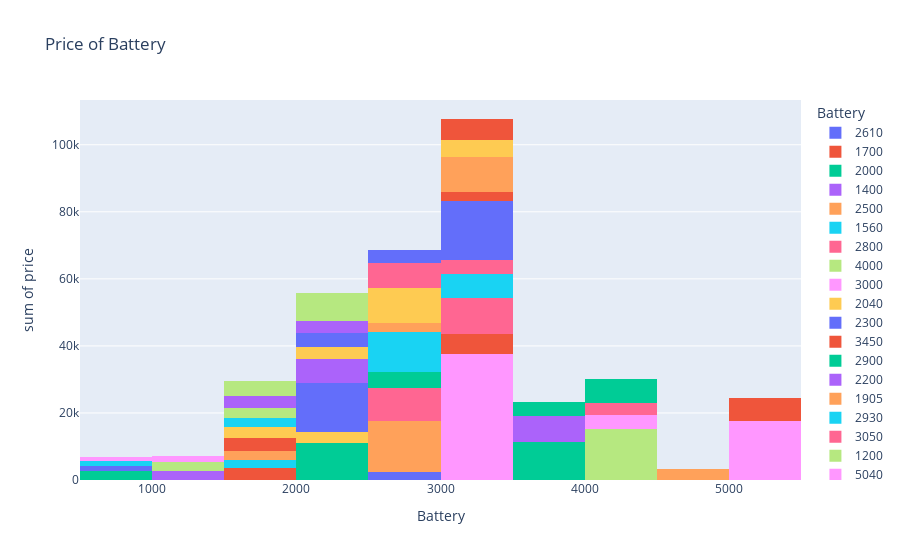

Notebook cell for this chart:
### Markdown cell above
## Check Brand and the price

### Code cell
import plotly.express as px
fig = px.histogram(dataset, x='battery', y= 'price', color= 'battery',
                    title= 'Price of Battery',
                    labels= {'battery': 'Battery'})
fig.show()

### Figure 1 — Plotly figure (JSON) as saved in the notebook; plotly's stock layout.template omitted (floating-point values rounded to 4 significant figures)
{"data": [{"alignmentgroup": "True", "bingroup": "x", "histfunc": "sum", "hovertemplate": "Battery=%{x}<br>sum of price=%{y}<extra></extra>", "legendgroup": "2610", "marker": {"color": "#636efa", "pattern": {"shape": ""}}, "name": "2610", "offsetgroup": "2610", "orientation": "v", "showlegend": true, "type": "histogram", "x": [2610], "xaxis": "x", "y": [2357], "yaxis": "y"}, {"alignmentgroup": "True", "bingroup": "x", "histfunc": "sum", "hovertemplate": "Battery=%{x}<br>sum of price=%{y}<extra></extra>", "legendgroup": "1700", "marker": {"color": "#EF553B", "pattern": {"shape": ""}}, "name": "1700", "offsetgroup": "1700", "orientation": "v", "showlegend": true, "type": "histogram", "x": [1700, 1700], "xaxis": "x", "y": [1749, 1749], "yaxis": "y"}, {"alignmentgroup": "True", "bingroup": "x", "histfunc": "sum", "hovertemplate": "Battery=%{x}<br>sum of price=%{y}<extra></extra>", "legendgroup": "2000", "marker": {"color": "#00cc96", "pattern": {"shape": ""}}, "name": "2000", "offsetgroup": "2000", "orientation": "v", "showlegend": true, "type": "histogram", "x": [2000, 2000, 2000, 2000, 2000], "xaxis": "x", "y": [1916, 2174, 1950, 2571, 2571], "yaxis": "y"}, {"alignmentgroup": "True", "bingroup": "x", "histfunc": "sum", "hovertemplate": "Battery=%{x}<br>sum of price=%{y}<extra></extra>", "legendgroup": "1400", "marker": {"color": "#ab63fa", "pattern": {"shape": ""}}, "name": "1400", "offsetgroup": "1400", "orientation": "v", "showlegend": true, "type": "histogram", "x": [1400, 1400], "xaxis": "x", "y": [1315, 1315], "yaxis": "y"}, {"alignmentgroup": "True", "bingroup": "x", "histfunc": "sum", "hovertemplate": "Battery=%{x}<br>sum of price=%{y}<extra></extra>", "legendgroup": "2500", "marker": {"color": "#FFA15A", "pattern": {"shape": ""}}, "name": "2500", "offsetgroup": "2500", "orientation": "v", "showlegend": true, "type": "histogram", "x": [2500, 2500, 2500, 2500, 2500, 2500, 2500, 2500], "xaxis": "x", "y": [2137, 2137, 2006, 2006, 1989, 1989, 1522, 1522], "yaxis": "y"}, {"alignmentgroup": "True", "bingroup": "x", "histfunc": "sum", "hovertemplate": "Battery=%{x}<br>sum of price=%{y}<extra></extra>", "legendgroup": "1560", "marker": {"color": "#19d3f3", "pattern": {"shape": ""}}, "name": "1560", "offsetgroup": "1560", "orientation": "v", "showlegend": true, "type": "histogram", "x": [1560, 1560], "xaxis": "x", "y": [1238, 1238], "yaxis": "y"}, {"alignmentgroup": "True", "bingroup": "x", "histfunc": "sum", "hovertemplate": "Battery=%{x}<br>sum of price=%{y}<extra></extra>", "legendgroup": "2800", "marker": {"color": "#FF6692", "pattern": {"shape": ""}}, "name": "2800", "offsetgroup": "2800", "orientation": "v", "showlegend": true, "type": "histogram", "x": [2800, 2800, 2800, 2800], "xaxis": "x", "y": [2580, 2580, 2343, 2343], "yaxis": "y"}, {"alignmentgroup": "True", "bingroup": "x", "histfunc": "sum", "hovertemplate": "Battery=%{x}<br>sum of price=%{y}<extra></extra>", "legendgroup": "4000", "marker": {"color": "#B6E880", "pattern": {"shape": ""}}, "name": "4000", "offsetgroup": "4000", "orientation": "v", "showlegend": true, "type": "histogram", "x": [4000, 4000, 4000, 4000, 4000, 4000], "xaxis": "x", "y": [2438, 2438, 2746, 2746, 2445, 2445], "yaxis": "y"}, {"alignmentgroup": "True", "bingroup": "x", "histfunc": "sum", "hovertemplate": "Battery=%{x}<br>sum of price=%{y}<extra></extra>", "legendgroup": "3000", "marker": {"color": "#FF97FF", "pattern": {"shape": ""}}, "name": "3000", "offsetgroup": "3000", "orientation": "v", "showlegend": true, "type": "histogram", "x": [3000, 3000, 3000, 3000, 3000, 3000, 3000, 3000, 3000, 3000, 3000, 3000, 3000], "xaxis": "x", "y": [2744, 2977, 2744, 2977, 3005, 3005, 2975, 2975, 2466, 2466, 3055, 3055, 3260], "yaxis": "y"}, {"alignmentgroup": "True", "bingroup": "x", "histfunc": "sum", "hovertemplate": "Battery=%{x}<br>sum of price=%{y}<extra></extra>", "legendgroup": "2040", "marker": {"color": "#FECB52", "pattern": {"shape": ""}}, "name": "2040", "offsetgroup": "2040", "orientation": "v", "showlegend": true, "type": "histogram", "x": [2040, 2040], "xaxis": "x", "y": [1612, 1612], "yaxis": "y"}, {"alignmentgroup": "True", "bingroup": "x", "histfunc": "sum", "hovertemplate": "Battery=%{x}<br>sum of price=%{y}<extra></extra>", "legendgroup": "2300", "marker": {"color": "#636efa", "pattern": {"shape": ""}}, "name": "2300", "offsetgroup": "2300", "orientation": "v", "showlegend": true, "type": "histogram", "x": [2300, 2300, 2300, 2300, 2300, 2300], "xaxis": "x", "y": [2258, 2258, 2276, 2276, 2714, 2714], "yaxis": "y"}, {"alignmentgroup": "True", "bingroup": "x", "histfunc": "sum", "hovertemplate": "Battery=%{x}<br>sum of price=%{y}<extra></extra>", "legendgroup": "3450", "marker": {"color": "#EF553B", "pattern": {"shape": ""}}, "name": "3450", "offsetgroup": "3450", "orientation": "v", "showlegend": true, "type": "histogram", "x": [3450, 3450], "xaxis": "x", "y": [2938, 2938], "yaxis": "y"}, {"alignmentgroup": "True", "bingroup": "x", "histfunc": "sum", "hovertemplate": "Battery=%{x}<br>sum of price=%{y}<extra></extra>", "legendgroup": "2900", "marker": {"color": "#00cc96", "pattern": {"shape": ""}}, "name": "2900", "offsetgroup": "2900", "orientation": "v", "showlegend": true, "type": "histogram", "x": [2900, 2900], "xaxis": "x", "y": [2392, 2392], "yaxis": "y"}, {"alignmentgroup": "True", "bingroup": "x", "histfunc": "sum", "hovertemplate": "Battery=%{x}<br>sum of price=%{y}<extra></extra>", "legendgroup": "2200", "marker": {"color": "#ab63fa", "pattern": {"shape": ""}}, "name": "2200", "offsetgroup": "2200", "orientation": "v", "showlegend": true, "type": "histogram", "x": [2200, 2200, 2200, 2200], "xaxis": "x", "y": [1942, 1942, 1676, 1676], "yaxis": "y"}, {"alignmentgroup": "True", "bingroup": "x", "histfunc": "sum", "hovertemplate": "Battery=%{x}<br>sum of price=%{y}<extra></extra>", "legendgroup": "1905", "marker": {"color": "#FFA15A", "pattern": {"shape": ""}}, "name": "1905", "offsetgroup": "1905", "orientation": "v", "showlegend": true, "type": "histogram", "x": [1905, 1905], "xaxis": "x", "y": [1390, 1390], "yaxis": "y"}, {"alignmentgroup": "True", "bingroup": "x", "histfunc": "sum", "hovertemplate": "Battery=%{x}<br>sum of price=%{y}<extra></extra>", "legendgroup": "2930", "marker": {"color": "#19d3f3", "pattern": {"shape": ""}}, "name": "2930", "offsetgroup": "2930", "orientation": "v", "showlegend": true, "type": "histogram", "x": [2930, 2930, 2930, 2930], "xaxis": "x", "y": [3316, 3316, 2562, 2562], "yaxis": "y"}, {"alignmentgroup": "True", "bingroup": "x", "histfunc": "sum", "hovertemplate": "Battery=%{x}<br>sum of price=%{y}<extra></extra>", "legendgroup": "3050", "marker": {"color": "#FF6692", "pattern": {"shape": ""}}, "name": "3050", "offsetgroup": "3050", "orientation": "v", "showlegend": true, "type": "histogram", "x": [3050, 3050, 3050, 3050], "xaxis": "x", "y": [2654, 2654, 2685, 2685], "yaxis": "y"}, {"alignmentgroup": "True", "bingroup": "x", "histfunc": "sum", "hovertemplate": "Battery=%{x}<br>sum of price=%{y}<extra></extra>", "legendgroup": "1200", "marker": {"color": "#B6E880", "pattern": {"shape": ""}}, "name": "1200", "offsetgroup": "1200", "orientation": "v", "showlegend": true, "type": "histogram", "x": [1200, 1200], "xaxis": "x", "y": [1421, 1421], "yaxis": "y"}, {"alignmentgroup": "True", "bingroup": "x", "histfunc": "sum", "hovertemplate": "Battery=%{x}<br>sum of price=%{y}<extra></extra>", "legendgroup": "5040", "marker": {"color": "#FF97FF", "pattern": {"shape": ""}}, "name": "5040", "offsetgroup": "5040", "orientation": "v", "showlegend": true, "type": "histogram", "x": [5040, 5040, 5040, 5040, 5040, 5040], "xaxis": "x", "y": [2124, 2124, 2491, 2491, 4259, 4259], "yaxis": "y"}, {"alignmentgroup": "True", "bingroup": "x", "histfunc": "sum", "hovertemplate": "Battery=%{x}<br>sum of price=%{y}<extra></extra>", "legendgroup": "2250", "marker": {"color": "#FECB52", "pattern": {"shape": ""}}, "name": "2250", "offsetgroup": "2250", "orientation": "v", "showlegend": true, "type": "histogram", "x": [2250, 2250], "xaxis": "x", "y": [1777, 1777], "yaxis": "y"}, {"alignmentgroup": "True", "bingroup": "x", "histfunc": "sum", "hovertemplate": "Battery=%{x}<br>sum of price=%{y}<extra></extra>", "legendgroup": "2450", "marker": {"color": "#636efa", "pattern": {"shape": ""}}, "name": "2450", "offsetgroup": "2450", "orientation": "v", "showlegend": true, "type": "histogram", "x": [2450, 2450], "xaxis": "x", "y": [2087, 2087], "yaxis": "y"}, {"alignmentgroup": "True", "bingroup": "x", "histfunc": "sum", "hovertemplate": "Battery=%{x}<br>sum of price=%{y}<extra></extra>", "legendgroup": "1600", "marker": {"color": "#EF553B", "pattern": {"shape": ""}}, "name": "1600", "offsetgroup": "1600", "orientation": "v", "showlegend": true, "type": "histogram", "x": [1600, 1600], "xaxis": "x", "y": [1843, 1843], "yaxis": "y"}, {"alignmentgroup": "True", "bingroup": "x", "histfunc": "sum", "hovertemplate": "Battery=%{x}<br>sum of price=%{y}<extra></extra>", "legendgroup": "3500", "marker": {"color": "#00cc96", "pattern": {"shape": ""}}, "name": "3500", "offsetgroup": "3500", "orientation": "v", "showlegend": true, "type": "histogram", "x": [3500, 3500, 3500, 3500], "xaxis": "x", "y": [2859, 2859, 2824, 2824], "yaxis": "y"}, {"alignmentgroup": "True", "bingroup": "x", "histfunc": "sum", "hovertemplate": "Battery=%{x}<br>sum of price=%{y}<extra></extra>", "legendgroup": "2390", "marker": {"color": "#ab63fa", "pattern": {"shape": ""}}, "name": "2390", "offsetgroup": "2390", "orientation": "v", "showlegend": true, "type": "histogram", "x": [2390, 2390], "xaxis": "x", "y": [1741, 1741], "yaxis": "y"}, {"alignmentgroup": "True", "bingroup": "x", "histfunc": "sum", "hovertemplate": "Battery=%{x}<br>sum of price=%{y}<extra></extra>", "legendgroup": "2820", "marker": {"color": "#FFA15A", "pattern": {"shape": ""}}, "name": "2820", "offsetgroup": "2820", "orientation": "v", "showlegend": true, "type": "histogram", "x": [2820, 2820], "xaxis": "x", "y": [1347, 1347], "yaxis": "y"}, {"alignmentgroup": "True", "bingroup": "x", "histfunc": "sum", "hovertemplate": "Battery=%{x}<br>sum of price=%{y}<extra></extra>", "legendgroup": "3350", "marker": {"color": "#19d3f3", "pattern": {"shape": ""}}, "name": "3350", "offsetgroup": "3350", "orientation": "v", "showlegend": true, "type": "histogram", "x": [3350, 3350], "xaxis": "x", "y": [3658, 3658], "yaxis": "y"}, {"alignmentgroup": "True", "bingroup": "x", "histfunc": "sum", "hovertemplate": "Battery=%{x}<br>sum of price=%{y}<extra></extra>", "legendgroup": "3140", "marker": {"color": "#FF6692", "pattern": {"shape": ""}}, "name": "3140", "offsetgroup": "3140", "orientation": "v", "showlegend": true, "type": "histogram", "x": [3140, 3140], "xaxis": "x", "y": [1984, 1984], "yaxis": "y"}, {"alignmentgroup": "True", "bingroup": "x", "histfunc": "sum", "hovertemplate": "Battery=%{x}<br>sum of price=%{y}<extra></extra>", "legendgroup": "2100", "marker": {"color": "#B6E880", "pattern": {"shape": ""}}, "name": "2100", "offsetgroup": "2100", "orientation": "v", "showlegend": true, "type": "histogram", "x": [2100, 2100, 2100, 2100], "xaxis": "x", "y": [2323, 2323, 1831, 1831], "yaxis": "y"}, {"alignmentgroup": "True", "bingroup": "x", "histfunc": "sum", "hovertemplate": "Battery=%{x}<br>sum of price=%{y}<extra></extra>", "legendgroup": "4060", "marker": {"color": "#FF97FF", "pattern": {"shape": ""}}, "name": "4060", "offsetgroup": "4060", "orientation": "v", "showlegend": true, "type": "histogram", "x": [4060, 4060], "xaxis": "x", "y": [2044, 2044], "yaxis": "y"}, {"alignmentgroup": "True", "bingroup": "x", "histfunc": "sum", "hovertemplate": "Battery=%{x}<br>sum of price=%{y}<extra></extra>", "legendgroup": "1840", "marker": {"color": "#FECB52", "pattern": {"shape": ""}}, "name": "1840", "offsetgroup": "1840", "orientation": "v", "showlegend": true, "type": "histogram", "x": [1840, 1840], "xaxis": "x", "y": [1734, 1734], "yaxis": "y"}, {"alignmentgroup": "True", "bingroup": "x", "histfunc": "sum", "hovertemplate": "Battery=%{x}<br>sum of price=%{y}<extra></extra>", "legendgroup": "3200", "marker": {"color": "#636efa", "pattern": {"shape": ""}}, "name": "3200", "offsetgroup": "3200", "orientation": "v", "showlegend": true, "type": "histogram", "x": [3200, 3200, 3200, 3200, 3200, 3200], "xaxis": "x", "y": [3116, 2858, 2880, 2858, 2880, 3116], "yaxis": "y"}, {"alignmentgroup": "True", "bingroup": "x", "histfunc": "sum", "hovertemplate": "Battery=%{x}<br>sum of price=%{y}<extra></extra>", "legendgroup": "3240", "marker": {"color": "#EF553B", "pattern": {"shape": ""}}, "name": "3240", "offsetgroup": "3240", "orientation": "v", "showlegend": true, "type": "histogram", "x": [3240, 3240], "xaxis": "x", "y": [1396, 1396], "yaxis": "y"}, {"alignmentgroup": "True", "bingroup": "x", "histfunc": "sum", "hovertemplate": "Battery=%{x}<br>sum of price=%{y}<extra></extra>", "legendgroup": "800", "marker": {"color": "#00cc96", "pattern": {"shape": ""}}, "name": "800", "offsetgroup": "800", "orientation": "v", "showlegend": true, "type": "histogram", "x": [800, 800, 800, 800], "xaxis": "x", "y": [791, 791, 614, 614], "yaxis": "y"}, {"alignmentgroup": "True", "bingroup": "x", "histfunc": "sum", "hovertemplate": "Battery=%{x}<br>sum of price=%{y}<extra></extra>", "legendgroup": "3600", "marker": {"color": "#ab63fa", "pattern": {"shape": ""}}, "name": "3600", "offsetgroup": "3600", "orientation": "v", "showlegend": true, "type": "histogram", "x": [3600, 3600], "xaxis": "x", "y": [3837, 3837], "yaxis": "y"}, {"alignmentgroup": "True", "bingroup": "x", "histfunc": "sum", "hovertemplate": "Battery=%{x}<br>sum of price=%{y}<extra></extra>", "legendgroup": "4500", "marker": {"color": "#FFA15A", "pattern": {"shape": ""}}, "name": "4500", "offsetgroup": "4500", "orientation": "v", "showlegend": true, "type": "histogram", "x": [4500, 4500], "xaxis": "x", "y": [1646, 1646], "yaxis": "y"}, {"alignmentgroup": "True", "bingroup": "x", "histfunc": "sum", "hovertemplate": "Battery=%{x}<br>sum of price=%{y}<extra></extra>", "legendgroup": "1500", "marker": {"color": "#19d3f3", "pattern": {"shape": ""}}, "name": "1500", "offsetgroup": "1500", "orientation": "v", "showlegend": true, "type": "histogram", "x": [1500, 1500], "xaxis": "x", "y": [1302, 1302], "yaxis": "y"}, {"alignmentgroup": "True", "bingroup": "x", "histfunc": "sum", "hovertemplate": "Battery=%{x}<br>sum of price=%{y}<extra></extra>", "legendgroup": "4450", "marker": {"color": "#FF6692", "pattern": {"shape": ""}}, "name": "4450", "offsetgroup": "4450", "orientation": "v", "showlegend": true, "type": "histogram", "x": [4450, 4450], "xaxis": "x", "y": [1810, 1810], "yaxis": "y"}, {"alignmentgroup": "True", "bingroup": "x", "histfunc": "sum", "hovertemplate": "Battery=%{x}<br>sum of price=%{y}<extra></extra>", "legendgroup": "1830", "marker": {"color": "#B6E880", "pattern": {"shape": ""}}, "name": "1830", "offsetgroup": "1830", "orientation": "v", "showlegend": true, "type": "histogram", "x": [1830, 1830], "xaxis": "x", "y": [1511, 1511], "yaxis": "y"}, {"alignmentgroup": "True", "bingroup": "x", "histfunc": "sum", "hovertemplate": "Battery=%{x}<br>sum of price=%{y}<extra></extra>", "legendgroup": "1100", "marker": {"color": "#FF97FF", "pattern": {"shape": ""}}, "name": "1100", "offsetgroup": "1100", "orientation": "v", "showlegend": true, "type": "histogram", "x": [1100, 1100], "xaxis": "x", "y": [833, 833], "yaxis": "y"}, {"alignmentgroup": "True", "bingroup": "x", "histfunc": "sum", "hovertemplate": "Battery=%{x}<br>sum of price=%{y}<extra></extra>", "legendgroup": "2700", "marker": {"color": "#FECB52", "pattern": {"shape": ""}}, "name": "2700", "offsetgroup": "2700", "orientation": "v", "showlegend": true, "type": "histogram", "x": [2700, 2700, 2700, 2700], "xaxis": "x", "y": [2744, 2744, 2536, 2536], "yaxis": "y"}, {"alignmentgroup": "True", "bingroup": "x", "histfunc": "sum", "hovertemplate": "Battery=%{x}<br>sum of price=%{y}<extra></extra>", "legendgroup": "850", "marker": {"color": "#636efa", "pattern": {"shape": ""}}, "name": "850", "offsetgroup": "850", "orientation": "v", "showlegend": true, "type": "histogram", "x": [850, 850], "xaxis": "x", "y": [754, 754], "yaxis": "y"}, {"alignmentgroup": "True", "bingroup": "x", "histfunc": "sum", "hovertemplate": "Battery=%{x}<br>sum of price=%{y}<extra></extra>", "legendgroup": "5000", "marker": {"color": "#EF553B", "pattern": {"shape": ""}}, "name": "5000", "offsetgroup": "5000", "orientation": "v", "showlegend": true, "type": "histogram", "x": [5000, 5000], "xaxis": "x", "y": [3287, 3287], "yaxis": "y"}, {"alignmentgroup": "True", "bingroup": "x", "histfunc": "sum", "hovertemplate": "Battery=%{x}<br>sum of price=%{y}<extra></extra>", "legendgroup": "3630", "marker": {"color": "#00cc96", "pattern": {"shape": ""}}, "name": "3630", "offsetgroup": "3630", "orientation": "v", "showlegend": true, "type": "histogram", "x": [3630, 3630], "xaxis": "x", "y": [2054, 2054], "yaxis": "y"}, {"alignmentgroup": "True", "bingroup": "x", "histfunc": "sum", "hovertemplate": "Battery=%{x}<br>sum of price=%{y}<extra></extra>", "legendgroup": "1730", "marker": {"color": "#ab63fa", "pattern": {"shape": ""}}, "name": "1730", "offsetgroup": "1730", "orientation": "v", "showlegend": true, "type": "histogram", "x": [1730, 1730], "xaxis": "x", "y": [1734, 1734], "yaxis": "y"}, {"alignmentgroup": "True", "bingroup": "x", "histfunc": "sum", "hovertemplate": "Battery=%{x}<br>sum of price=%{y}<extra></extra>", "legendgroup": "3400", "marker": {"color": "#FFA15A", "pattern": {"shape": ""}}, "name": "3400", "offsetgroup": "3400", "orientation": "v", "showlegend": true, "type": "histogram", "x": [3400, 3400, 3400, 3400], "xaxis": "x", "y": [2001, 2001, 3211, 3211], "yaxis": "y"}, {"alignmentgroup": "True", "bingroup": "x", "histfunc": "sum", "hovertemplate": "Battery=%{x}<br>sum of price=%{y}<extra></extra>", "legendgroup": "900", "marker": {"color": "#19d3f3", "pattern": {"shape": ""}}, "name": "900", "offsetgroup": "900", "orientation": "v", "showlegend": true, "type": "histogram", "x": [900, 900], "xaxis": "x", "y": [705, 705], "yaxis": "y"}, {"alignmentgroup": "True", "bingroup": "x", "histfunc": "sum", "hovertemplate": "Battery=%{x}<br>sum of price=%{y}<extra></extra>", "legendgroup": "2600", "marker": {"color": "#FF6692", "pattern": {"shape": ""}}, "name": "2600", "offsetgroup": "2600", "orientation": "v", "showlegend": true, "type": "histogram", "x": [2600, 2600, 2600, 2600], "xaxis": "x", "y": [1357, 1357, 2409, 2409], "yaxis": "y"}, {"alignmentgroup": "True", "bingroup": "x", "histfunc": "sum", "hovertemplate": "Battery=%{x}<br>sum of price=%{y}<extra></extra>", "legendgroup": "1900", "marker": {"color": "#B6E880", "pattern": {"shape": ""}}, "name": "1900", "offsetgroup": "1900", "orientation": "v", "showlegend": true, "type": "histogram", "x": [1900, 1900], "xaxis": "x", "y": [2266, 2266], "yaxis": "y"}, {"alignmentgroup": "True", "bingroup": "x", "histfunc": "sum", "hovertemplate": "Battery=%{x}<br>sum of price=%{y}<extra></extra>", "legendgroup": "950", "marker": {"color": "#FF97FF", "pattern": {"shape": ""}}, "name": "950", "offsetgroup": "950", "orientation": "v", "showlegend": true, "type": "histogram", "x": [950, 950], "xaxis": "x", "y": [628, 628], "yaxis": "y"}, {"alignmentgroup": "True", "bingroup": "x", "histfunc": "sum", "hovertemplate": "Battery=%{x}<br>sum of price=%{y}<extra></extra>", "legendgroup": "3100", "marker": {"color": "#FECB52", "pattern": {"shape": ""}}, "name": "3100", "offsetgroup": "3100", "orientation": "v", "showlegend": true, "type": "histogram", "x": [3100, 3100], "xaxis": "x", "y": [2508, 2508], "yaxis": "y"}, {"alignmentgroup": "True", "bingroup": "x", "histfunc": "sum", "hovertemplate": "Battery=%{x}<br>sum of price=%{y}<extra></extra>", "legendgroup": "2580", "marker": {"color": "#636efa", "pattern": {"shape": ""}}, "name": "2580", "offsetgroup": "2580", "orientation": "v", "showlegend": true, "type": "histogram", "x": [2580, 2580], "xaxis": "x", "y": [1921, 1921], "yaxis": "y"}, {"alignmentgroup": "True", "bingroup": "x", "histfunc": "sum", "hovertemplate": "Battery=%{x}<br>sum of price=%{y}<extra></extra>", "legendgroup": "3430", "marker": {"color": "#EF553B", "pattern": {"shape": ""}}, "name": "3430", "offsetgroup": "3430", "orientation": "v", "showlegend": true, "type": "histogram", "x": [3430, 3430], "xaxis": "x", "y": [3102, 3102], "yaxis": "y"}, {"alignmentgroup": "True", "bingroup": "x", "histfunc": "sum", "hovertemplate": "Battery=%{x}<br>sum of price=%{y}<extra></extra>", "legendgroup": "4080", "marker": {"color": "#00cc96", "pattern": {"shape": ""}}, "name": "4080", "offsetgroup": "4080", "orientation": "v", "showlegend": true, "type": "histogram", "x": [4080, 4080], "xaxis": "x", "y": [3551, 3551], "yaxis": "y"}], "layout": {"autosize": true, "barmode": "relative", "dragmode": "zoom", "legend": {"title": {"text": "Battery"}, "tracegroupgap": 0}, "title": {"text": "Price of Battery"}, "xaxis": {"anchor": "y", "autorange": true, "categoryarray": [2610, 1700, 2000, 1400, 2500, 1560, 2800, 4000, 3000, 2040, 2300, 3450, 2900, 2200, 1905, 2930, 3050, 1200, 5040, 2250, 2450, 1600, 3500, 2390, 2820, 3350, 3140, 2100, 4060, 1840, 3200, 3240, 800, 3600, 4500, 1500, 4450, 1830, 1100, 2700, 850, 5000, 3630, 1730, 3400, 900, 2600, 1900, 950, 3100, 2580, 3430, 4080], "categoryorder": "array", "domain": [0, 1], "range": [499.5, 5500.0], "title": {"text": "Battery"}, "type": "linear"}, "yaxis": {"anchor": "x", "autorange": true, "domain": [0, 1], "range": [0, 113400.0], "title": {"text": "sum of price"}, "type": "linear"}}}
